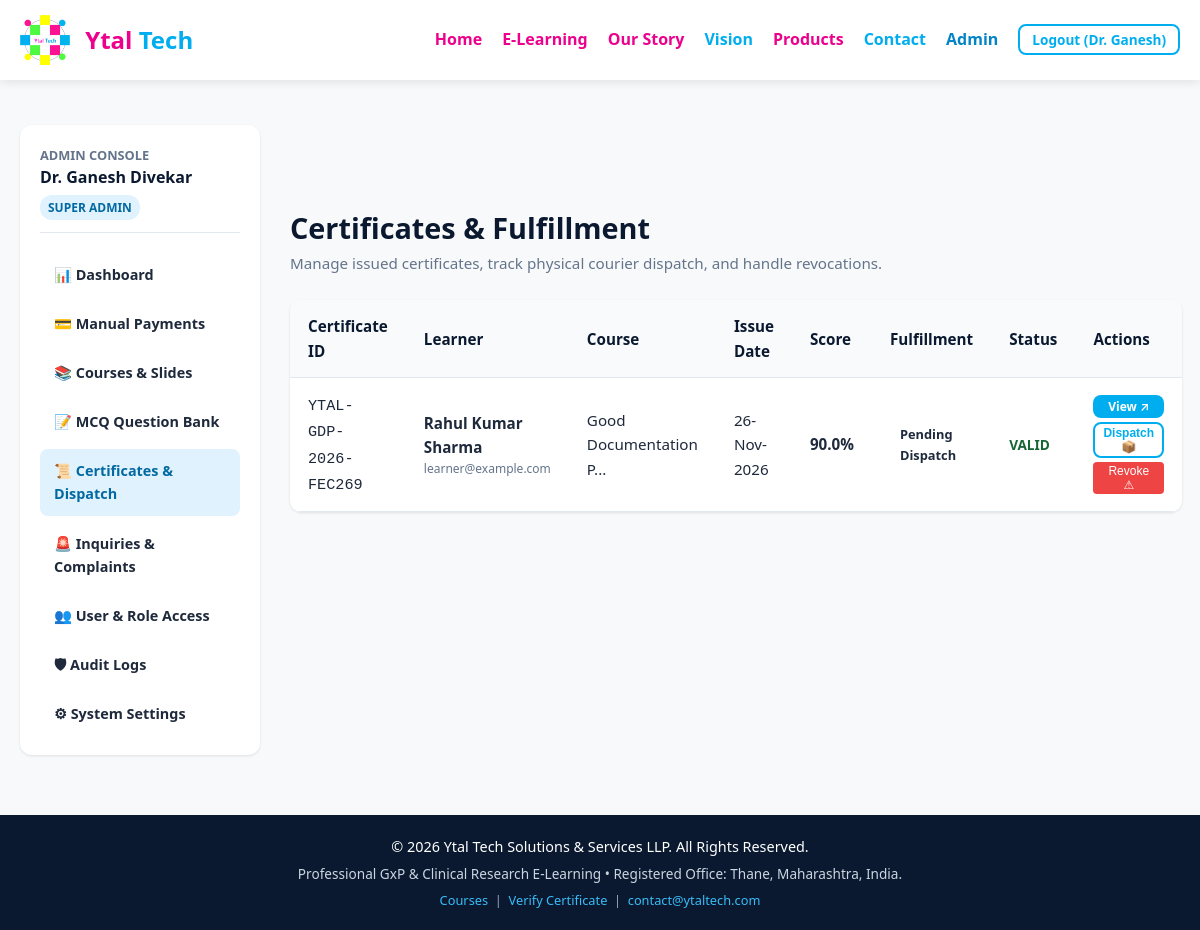
The app's page /elearning/admin/certificates (signed in) with its own data.
### elearning/models.py (models this page shows, shortened)
class User(db.Model):
    __tablename__ = 'users'
    id = db.Column(db.Integer, primary_key=True)
    email = db.Column(db.String(255), unique=True, nullable=False, index=True)
    password_hash = db.Column(db.String(255), nullable=True)
    first_name = db.Column(db.String(100), nullable=False)
    middle_name = db.Column(db.String(100), nullable=True)
    last_name = db.Column(db.String(100), nullable=False)
    age = db.Column(db.Integer, nullable=True)
    gender = db.Column(db.String(20), nullable=True)
    role = db.Column(db.String(50), nullable=False, default='learner')
    is_verified = db.Column(db.Boolean, default=False)
    email_verification_token = db.Column(db.String(128), nullable=True)
    reset_password_token = db.Column(db.String(128), nullable=True)
    reset_token_expiry = db.Column(db.DateTime, nullable=True)
    google_id = db.Column(db.String(100), nullable=True, unique=True)
    is_active = db.Column(db.Boolean, default=True)
    house_no = db.Column(db.String(100), nullable=True)
    building = db.Column(db.String(150), nullable=True)
    street = db.Column(db.String(150), nullable=True)
    area = db.Column(db.String(150), nullable=True)
    city = db.Column(db.String(100), nullable=True)
    state = db.Column(db.String(100), nullable=True)
    country = db.Column(db.String(100), default='India')
    pincode = db.Column(db.String(20), nullable=True)
    phone = db.Column(db.String(20), nullable=True)
    gstin = db.Column(db.String(30), nullable=True)
    organization_name = db.Column(db.String(200), nullable=True)
    billing_address = db.Column(db.Text, nullable=True)
    created_at = db.Column(db.DateTime, default=lambda: datetime.now(timezone.utc))
    updated_at = db.Column(db.DateTime, default=lambda: datetime.now(timezone.utc), onupdate=lambda: datetime.now(timezone.utc))
    enrolments = db.relationship('Enrolment', backref='user', lazy=True, cascade='all, delete-orphan')
    payment_orders = db.relationship('PaymentOrder', foreign_keys='PaymentOrder.user_id', backref='user', lazy=True)
    certificates = db.relationship('Certificate', backref='user', lazy=True)
    audit_logs = db.relationship('AuditLog', backref='user', lazy=True)
    @property
    def full_name(self):
        parts = [self.first_name, self.middle_name, self.last_name]
        return " ".join([p.strip() for p in parts if p and p.strip()])
    def has_role(self, *roles):
        if self.role == 'super_admin':
            return True
        return self.role in roles

class Certificate(db.Model):
    __tablename__ = 'certificates'
    id = db.Column(db.Integer, primary_key=True)
    certificate_id = db.Column(db.String(64), unique=True, nullable=False, index=True)
    enrolment_id = db.Column(db.Integer, db.ForeignKey('enrolments.id'), nullable=False)
    user_id = db.Column(db.Integer, db.ForeignKey('users.id'), nullable=False)
    course_id = db.Column(db.Integer, db.ForeignKey('courses.id'), nullable=False)
    payment_order_id = db.Column(db.Integer, db.ForeignKey('payment_orders.id'), nullable=True)
    issue_date = db.Column(db.Date, nullable=False)
    score_percentage = db.Column(db.Float, default=100.0)
    course_version = db.Column(db.String(20), default='v1.0')
    status = db.Column(db.String(20), default='valid')  # 'valid', 'revoked'
    digital_signature_hash = db.Column(db.String(128), nullable=False)
    pdf_file_path = db.Column(db.String(500), nullable=True)
    qr_code_path = db.Column(db.String(500), nullable=True)
    verification_url = db.Column(db.String(500), nullable=True)
    dispatch_status = db.Column(db.String(50), default='pending_dispatch')  # 'pending_dispatch', 'dispatched', 'delivered', 'not_applicable'
    courier_name = db.Column(db.String(100), nullable=True)
    tracking_number = db.Column(db.String(100), nullable=True)
    dispatched_at = db.Column(db.DateTime, nullable=True)
    delivered_at = db.Column(db.DateTime, nullable=True)
    revocation_reason = db.Column(db.Text, nullable=True)
    created_at = db.Column(db.DateTime, default=lambda: datetime.now(timezone.utc))
    payment_order = db.relationship('PaymentOrder', backref='certificate', uselist=False)

class Course(db.Model):
    __tablename__ = 'courses'
    id = db.Column(db.Integer, primary_key=True)
    slug = db.Column(db.String(100), unique=True, nullable=False, index=True)
    title = db.Column(db.String(255), nullable=False)
    short_description = db.Column(db.Text, nullable=False)
    overview = db.Column(db.Text, nullable=True)
    estimated_duration = db.Column(db.String(50), default='2 Hours')
    language = db.Column(db.String(50), default='English')
    price_inr = db.Column(db.Float, default=499.00)
    gst_rate = db.Column(db.Float, default=0.18)
    price_usd = db.Column(db.Float, default=9.49)
    version = db.Column(db.String(20), default='v1.0')
    is_active = db.Column(db.Boolean, default=True)
    created_at = db.Column(db.DateTime, default=lambda: datetime.now(timezone.utc))
    slides = db.relationship('Slide', backref='course', lazy=True, order_by='Slide.slide_number', cascade='all, delete-orphan')
    mcqs = db.relationship('MCQ', backref='course', lazy=True, cascade='all, delete-orphan')
    enrolments = db.relationship('Enrolment', backref='course', lazy=True, cascade='all, delete-orphan')
    certificates = db.relationship('Certificate', backref='course', lazy=True)

### elearning/admin.py (the view)
@admin_bp.route('/certificates')
@role_required('super_admin', 'certificate_admin')
def certificates_list():
    certs = Certificate.query.order_by(Certificate.id.desc()).all()
    return render_template('elearning/admin/certificates.html', certificates=certs)

### templates/elearning/admin/certificates.html (shortened to what this page needs)
{% extends 'elearning/admin/base_admin.html' %}
{% block admin_content %}
<div>
    <div style="display: flex; justify-content: space-between; align-items: center; margin-bottom: 25px;">
        <div>
            <h1 style="color: var(--dark-navy); font-size: 1.8rem;">Certificates & Fulfillment</h1>
            <p style="color: var(--text-muted); font-size: 0.95rem;">Manage issued certificates, track physical courier dispatch, and handle revocations.</p>
        </div>
    </div>
    <div style="background: var(--surface); border-radius: var(--radius-lg); box-shadow: var(--shadow-sm); overflow-x: auto;">
        <table class="data-table">
            <thead>
                <tr>
                    <th>Certificate ID</th>
                    <th>Learner</th>
                    <th>Course</th>
                    <th>Issue Date</th>
                    <th>Score</th>
                    <th>Fulfillment</th>
                    <th>Status</th>
                    <th>Actions</th>
                </tr>
            </thead>
            <tbody>
                {% for cert in certificates %}
                    <tr>
                        <td><code>{{ cert.certificate_id }}</code></td>
                        <td>
                            <strong>{{ cert.user.full_name }}</strong>
                            <div style="font-size:0.75rem;color:var(--text-muted);">{{ cert.user.email }}</div>
                        </td>
                        <td>{{ cert.course.title[:20] }}...</td>
                        <td>{{ cert.issue_date.strftime('%d-%b-%Y') }}</td>
                        <td><strong>{{ cert.score_percentage }}%</strong></td>
                        <td>
                            <span class="status-badge status-{{ cert.dispatch_status }}">
                                {{ cert.dispatch_status.replace('_', ' ') }}
                            </span>
                        </td>
                        <td>
                            <span style="color: {{ '#166534' if cert.status == 'valid' else '#991b1b' }}; font-weight: bold; font-size: 0.85rem;">
                                {{ cert.status.upper() }}
                            </span>
                        </td>
                        <td>
                            <div style="display: flex; flex-direction: column; gap: 4px;">
                                <a href="{{ url_for('certificates.view_certificate', cert_id=cert.certificate_id) }}" target="_blank" class="btn-primary" style="padding: 2px 8px; font-size: 0.75rem; justify-content: center;">
                                    View ↗
                                </a>
                                <button type="button" class="btn-outline" style="padding: 2px 8px; font-size: 0.75rem;" onclick="openDispatchModal('{{ cert.id }}', '{{ cert.dispatch_status }}', '{{ cert.courier_name or '' }}', '{{ cert.tracking_number or '' }}')">
                                    Dispatch 📦
                                </button>
                                {% if cert.status == 'valid' %}
                                    <button type="button" class="btn-danger" style="padding: 2px 8px; font-size: 0.75rem;" onclick="openRevokeModal('{{ cert.id }}', '{{ cert.certificate_id }}')">
                                        Revoke ⚠
                                    </button>
                                {% endif %}
                            </div>
                        </td>
                    </tr>
                {% else %}
                    <tr>
                        <td colspan="8" style="text-align: center; padding: 30px; color: var(--text-muted);">
                            No certificates have been issued yet.
                        </td>
                    </tr>
                {% endfor %}
            </tbody>
        </table>
    </div>
</div>
{% endblock %}

### templates/elearning/admin/base_admin.html (shortened to what this page needs)
{% extends 'elearning/base.html' %}
{% block content %}
<div class="admin-layout">
    <aside class="admin-sidebar" aria-label="Admin Navigation">
        <div style="margin-bottom: 20px; padding-bottom: 12px; border-bottom: 1px solid var(--border-color);">
            <div style="font-size: 0.8rem; text-transform: uppercase; color: var(--text-muted); font-weight: 700;">Admin Console</div>
            <div style="font-weight: 700; color: var(--dark-navy);">{{ current_user.full_name }}</div>
            <span class="badge-role" style="margin-left: 0; margin-top: 4px; display: inline-block;">{{ current_user.role.replace('_', ' ') }}</span>
        </div>
        <ul class="admin-nav-list">
            <li class="admin-nav-item {% if request.endpoint == 'admin.dashboard' %}active{% endif %}">
                <a href="{{ url_for('admin.dashboard') }}">📊 Dashboard</a>
            </li>
            {% if current_user.has_role('super_admin', 'finance_admin') %}
                <li class="admin-nav-item {% if 'payment' in request.endpoint %}active{% endif %}">
                    <a href="{{ url_for('admin.payments_list') }}">💳 Manual Payments</a>
                </li>
            {% endif %}
            {% if current_user.has_role('super_admin', 'course_admin', 'content_editor') %}
                <li class="admin-nav-item {% if 'course' in request.endpoint or 'slide' in request.endpoint %}active{% endif %}">
                    <a href="{{ url_for('admin.courses_cms') }}">📚 Courses & Slides</a>
                </li>
                <li class="admin-nav-item {% if 'mcq' in request.endpoint %}active{% endif %}">
                    <a href="{{ url_for('admin.mcqs_list') }}">📝 MCQ Question Bank</a>
                </li>
            {% endif %}
            {% if current_user.has_role('super_admin', 'certificate_admin') %}
                <li class="admin-nav-item {% if 'certificate' in request.endpoint %}active{% endif %}">
                    <a href="{{ url_for('admin.certificates_list') }}">📜 Certificates & Dispatch</a>
                </li>
            {% endif %}
            {% if current_user.has_role('super_admin', 'support_agent') %}
                <li class="admin-nav-item {% if 'complaint' in request.endpoint %}active{% endif %}">
                    <a href="{{ url_for('admin.complaints_list') }}">🚨 Inquiries & Complaints</a>
                </li>
            {% endif %}
            {% if current_user.has_role('super_admin') %}
                <li class="admin-nav-item {% if 'user' in request.endpoint %}active{% endif %}">
                    <a href="{{ url_for('admin.users_list') }}">👥 User & Role Access</a>
                </li>
                <li class="admin-nav-item {% if 'audit' in request.endpoint %}active{% endif %}">
                    <a href="{{ url_for('admin.audit_logs') }}">🛡 Audit Logs</a>
                </li>
                <li class="admin-nav-item {% if 'setting' in request.endpoint %}active{% endif %}">
                    <a href="{{ url_for('admin.system_settings') }}">⚙ System Settings</a>
                </li>
            {% endif %}
        </ul>
    </aside>
    <section class="admin-main">
        {% block admin_content %}{% endblock %}
    </section>
</div>
{% endblock %}

### templates/elearning/base.html (shortened to what this page needs)
<!DOCTYPE html>
<html lang="en">
<head>
    <link rel="stylesheet" href="{{ url_for('static', filename='style.css') }}">
    <link rel="stylesheet" href="{{ url_for('static', filename='elearning/elearning.css') }}">
</head>
<body class="elearning-body">
    <header>
        <nav aria-label="Main Navigation">
            <a href="{{ url_for('home') }}" class="logo-container">
                <img src="{{ url_for('static', filename='Ytal Tech logo.jpg') }}" alt="Ytal Tech Logo">
                <div class="logo-text">
                    <span class="logo-ytal">Ytal</span> <span class="logo-tech">Tech</span>
                </div>
            </a>
            <ul class="nav-links" id="navLinks">
                <li><a href="{{ url_for('home') }}">Home</a></li>
                <li><a href="{{ url_for('elearning.courses_list') }}" style="color:var(--secondary-color);font-weight:700;">E-Learning</a></li>
                <li><a href="{{ url_for('home') }}#story">Our Story</a></li>
                <li><a href="{{ url_for('home') }}#vision">Vision</a></li>
                <li><a href="{{ url_for('home') }}#products">Products</a></li>
                <li><a href="{{ url_for('home') }}#contact">Contact</a></li>
                {% if is_logged_in %}
                    {% if current_user.has_role('super_admin', 'course_admin', 'content_editor', 'finance_admin', 'certificate_admin', 'support_agent') %}
                        <li><a href="{{ url_for('admin.dashboard') }}" style="color:#0284c7;font-weight:700;">Admin</a></li>
                    {% endif %}
                    <li>
                        <a href="{{ url_for('auth.logout') }}" class="btn-outline" style="padding:4px 12px;font-size:0.85rem;">Logout ({{ current_user.first_name }})</a>
                    </li>
                {% else %}
                    <li><a href="{{ url_for('auth.login') }}" style="color:var(--primary-color);">Login</a></li>
                    <li><a href="{{ url_for('auth.register') }}" class="btn" style="padding:6px 14px;font-size:0.85rem;color:#fff;">Sign Up</a></li>
                {% endif %}
            </ul>
        </nav>
    </header>
    <main id="main-content" class="main-content">
        {% block content %}{% endblock %}
    </main>
    <footer>
        <div class="container">
            <p>&copy; 2026 Ytal Tech Solutions & Services LLP. All Rights Reserved.</p>
            <p style="font-size: 0.85rem; margin-top: 5px; color: #cbd5e1;">
                Professional GxP & Clinical Research E-Learning • Registered Office: Thane, Maharashtra, India.
            </p>
            <p style="font-size: 0.8rem; margin-top: 5px; color: #94a3b8;">
                <a href="{{ url_for('elearning.courses_list') }}" style="color:#38bdf8;text-decoration:none;">Courses</a> &nbsp;|&nbsp;
                <a href="{{ url_for('certificates.verify_certificate') }}" style="color:#38bdf8;text-decoration:none;">Verify Certificate</a> &nbsp;|&nbsp;
                <a href="mailto:contact@ytaltech.com" style="color:#38bdf8;text-decoration:none;">contact@ytaltech.com</a>
            </p>
        </div>
    </footer>
</body>
</html>

### records on screen
User: first_name "Dr. Ganesh", full_name "Dr. Ganesh Divekar", role.replace "SUPER ADMIN"
Certificate: certificate_id "YTAL-GDP-2026-FEC269", user.full_name "Rahul Kumar Sharma", user.email "learner@example.com", course "Good Documentation P", issue_date "26-Nov-2026", score_percentage "90.0", dispatch_status.replace "Pending Dispatch", status "VALID"
